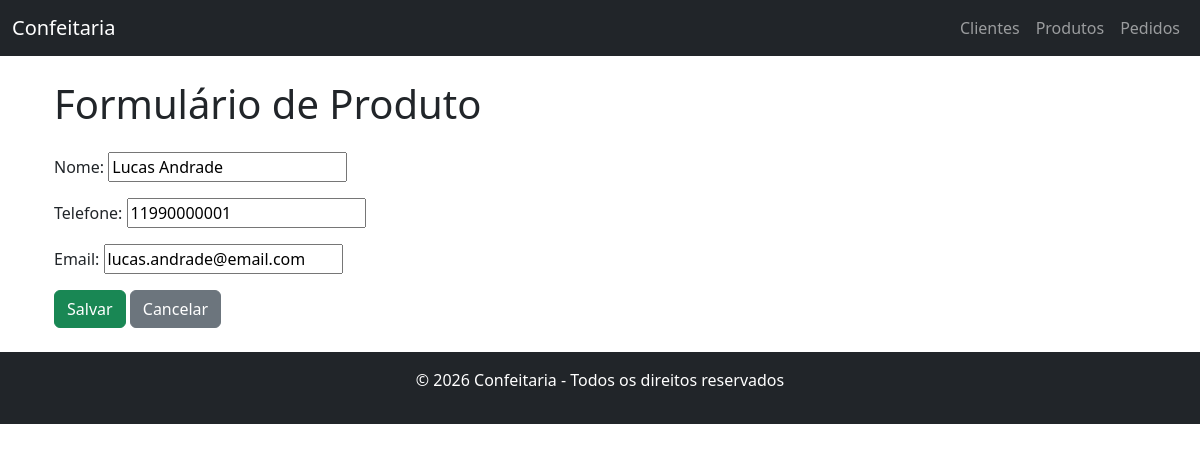
/clientes/2/editar/, run on the app's committed database.
### clientes/models.py (models this page shows, shortened)
class Cliente(models.Model):
    nome = models.CharField(max_length=100)
    cpf = models.CharField(max_length=11, unique=True, blank=True, null=True)
    telefone = models.CharField(max_length=20)
    email = models.EmailField(unique=True)

### clientes/views.py (the view)
# urls.py: path('<int:pk>/editar/', ClienteUpdateView.as_view(), name="clientes_editar"),
class ClienteUpdateView(UpdateView):
    model = Cliente
    fields = ['nome', 'telefone', 'email']
    template_name = "clientes/form.html"
    seccess_url = reverse_lazy("lista_clientes")

### templates/clientes/form.html (shortened to what this page needs)
{% extends "base.html" %}
{% block content %}
<div class="container mt-4">
    <h1 class="mb-4">Formulário de Produto</h1>
    <form method="post">
        {{ form.as_p }}
        <button type="submit" class="btn btn-success">Salvar</button>
        <a href="{% url 'lista_produtos' %}" class="btn btn-secondary">Cancelar</a>
    </form>
</div>
{% endblock %}

### data on the page
Cliente: nome "Lucas Andrade", telefone "11990000001", email "lucas.andrade@email.com"

### other printed values
{{ year|default:"2026" }} "2026"
